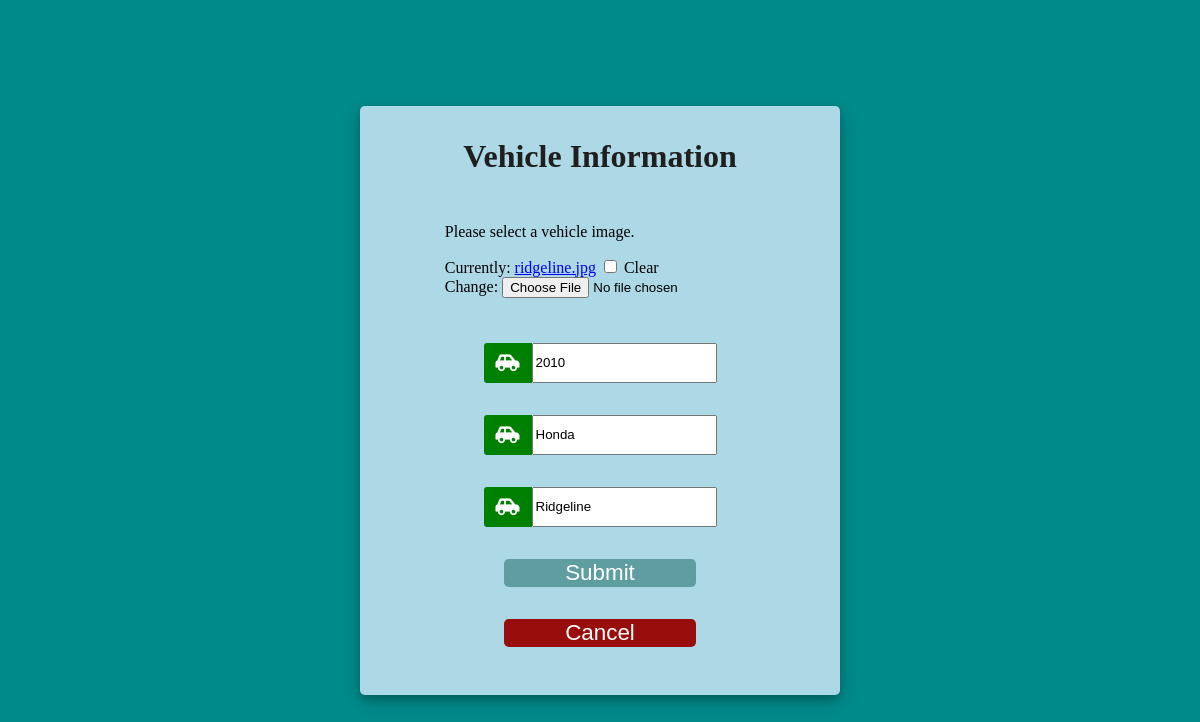
/update-vehicle/41/ (signed in), run on the app's committed database.
### app/models.py (models this page shows, shortened)
class Vehicle(models.Model):
    profile = models.ForeignKey(
        Profile, verbose_name="user_profile", on_delete=models.CASCADE, default=""
    )
    vehicle_image = models.ImageField(default="car.png", null=True, blank=True)
    year = models.IntegerField()
    make = models.CharField(max_length=50)
    model = models.CharField(max_length=50)

### app/decorators.py (the view)
        def wrapper_func(request, *args, **kwargs):
            group = None
            if request.user.groups.exists():
                group = request.user.groups.all()[0].name
            if group in allowed_roles:
                return view_func(request, *args, **kwargs)
            else:
                return HttpResponse("Not Authorized")

### app/forms.py
class AddVehicleForm(ModelForm):
    class Meta:
        model = Vehicle
        fields = ["year", "make", "model", "vehicle_image"]

### app/views.py (called while the page is built)
@login_required(login_url="login")
@authorized_user(allowed_roles=["rentor", "admin"])
def update_vehicle(request, pk):
    vehicle = Vehicle.objects.get(id=pk)
    form = AddVehicleForm(instance=vehicle)
    if request.method == "POST":
        form = AddVehicleForm(request.POST, request.FILES, instance=vehicle)
        if form.is_valid():
            form.save()
            return redirect("garage")
    context = {"form": form}
    return render(request, "add_vehicle.html", context)

### app/templates/add_vehicle.html (shortened to what this page needs)
{% extends "home.html" %} {% block content %}
<div id="add_vehicle_page_container">
  <form
    method="POST"
    action=""
    id="add_vehicle_form_container"
    enctype="multipart/form-data"
  >
    <div id="add_vehicle_form_header">
      <p>Vehicle Information</p>
    </div>
    <div id="add_vehicle_form_image_container">
      <div class="image_input_container">
        <p>Please select a vehicle image.</p>
        {{form.vehicle_image}}
      </div>
    </div>
    <div id="add_vehicle_form_year_input_container">
      <div class="select_icon_container">
        <i class="fas fa-car-side"></i>
      </div>
      <div class="input_container">{{form.year}}</div>
    </div>
    <div id="add_vehicle_form_make_input_container">
      <div class="select_icon_container">
        <i class="fas fa-car-side"></i>
      </div>
      <div class="input_container">{{form.make}}</div>
    </div>
    <div id="add_vehicle_form_model_input_container">
      <div class="select_icon_container">
        <i class="fas fa-car-side"></i>
      </div>
      <div class="input_container">{{form.model}}</div>
    </div>
    <button type="submit" id="add_vehicle_form_submit_button">Submit</button>
    <button id="add_vehicle_form_cancel_button">
      <span><a href="{% url 'garage' %}" class="cancel">Cancel</a></span>
    </button>
  </form>
</div>
{% endblock content %}

### app/static/styles.css (style rules this page uses)
body { background-color: darkcyan; margin: 0 }
#add_vehicle_page_container { display: flex; flex-direction: column; justify-content: center; align-items: center; height: 100vh; }
#add_vehicle_form_container { display: flex; flex-direction: column; background-color: lightblue; width: 40%; height: fit-content; justify-content: center; align-items: center; padding-top:2rem; padding-bottom: 1rem; border-radius: .3rem; box-shadow: 0 4px 8px 0 rgba(0, 0, 0, 0.2), 0 6px 20px 0 rgba(0, 0, 0, 0.19); }
#add_vehicle_form_header > p { font-size: 2rem; margin: 0; padding: 0; color: rgb(32, 31, 31); font-weight: 800; }
#add_vehicle_form_image_container { display: flex; height: 2.5rem; padding-top: 2rem; padding-bottom: 4rem; }
#add_vehicle_form_year_input_container { display: flex; height: 2.5rem; padding-top: 2rem; }
#add_vehicle_form_make_input_container { display: flex; height: 2.5rem; padding-top: 2rem; }
#add_vehicle_form_model_input_container { display: flex; height: 2.5rem; padding-top: 2rem; padding-bottom: 2rem; }
#add_vehicle_form_submit_button { height: 15%; width: 40%; background-color: cadetblue; color: white; border: none; border-radius: .3rem; font-size: 1.4rem; cursor: pointer; margin-bottom: 2rem; }
.input_container { display: flex; height: 2.5rem; padding: 0; }
#add_vehicle_form_cancel_button { height: 15%; width: 40%; background-color: rgb(154, 13, 13); color: white; border: none; border-radius: .3rem; font-size: 1.4rem; cursor: pointer; margin-bottom: 2rem; }
.cancel { display: flex; width: 100%; height: 100%; justify-content: center; align-items: center; text-decoration: none; color: white; }
.select_icon_container { display: flex; height: 100%; background-color: green; color: white; justify-content: center; align-items: center; font-size: 1.2rem; width: 3rem; border-radius: .2rem 0 0 .2rem; padding: 0; }

### data on the page
Vehicle: year "2010", make "Honda", model "Ridgeline"
